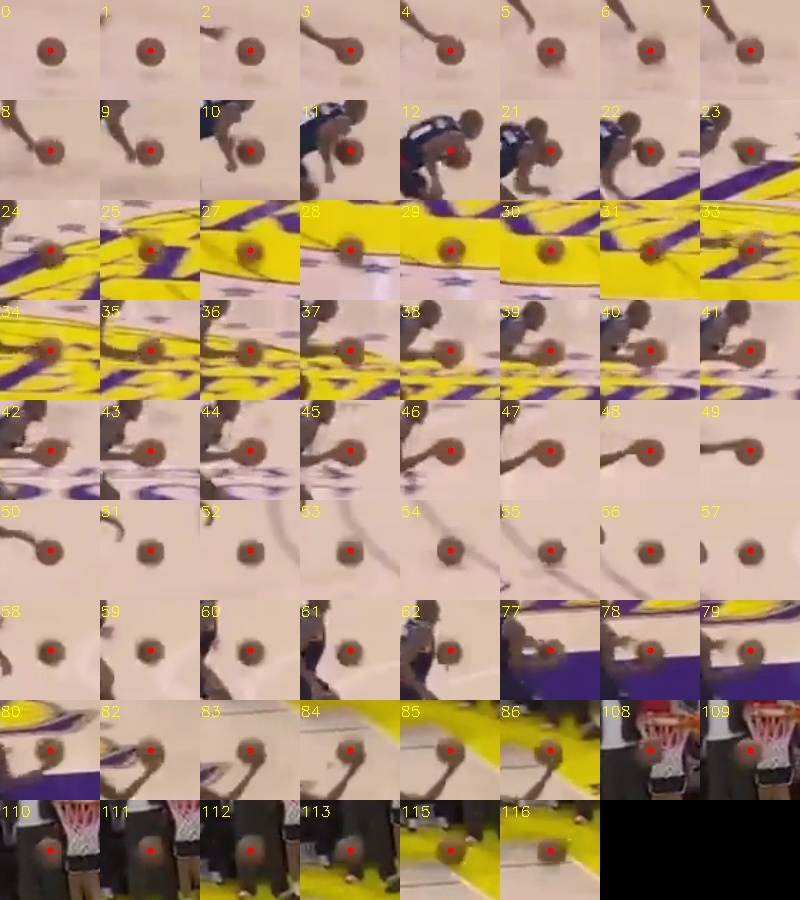
#> input picture evidence/nba-precision/observation_audit.jpg, 800 x 900 px
$ python -i motion.py   (imports and definitions only)
#> lines starting #> are read from the running program, lines starting #| are printed output that depends on the picture; after the words box and inside, x2 and y2 are one past the last pixel; in counts of white or black regions, pixels touching at a corner belong together
#> further down, picture is the input picture: shape (900, 800, 3); mean B, G, R 120.3, 148.3, 174.7
"""Estimate background motion; all matrices map previous pixels to current pixels."""

import cv2
import numpy as np


class CameraMotion:
    def __init__(self, enabled=True, width=640):
        self.enabled = enabled
        self.width = width
        self.previous = None
        self.mask = None

    def update(self, image, heads=(), ball=None):
#> called with heads = ()
        height, width = image.shape[:2]
#> height = 900; width = 800
        scale = min(1.0, self.width / width)
#> scale = 0.8
        gray = cv2.cvtColor(
            cv2.resize(image, (round(width * scale), round(height * scale))),
            cv2.COLOR_BGR2GRAY,
        )
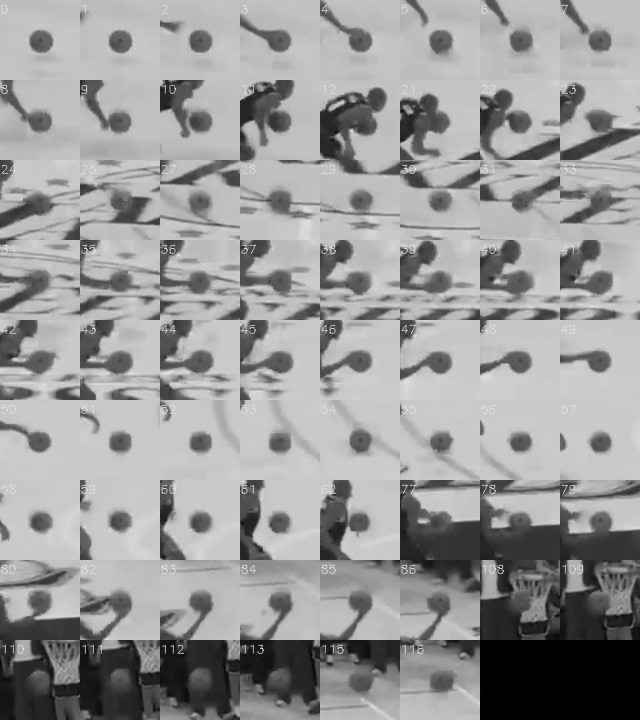
#> gray: shape (720, 640); min 0, max 227, mean 153
        mask = np.full(gray.shape, 255, np.uint8)
        h, w = gray.shape
#> h = 720; w = 640
        # Ignore broadcast graphics at the top and bottom edges.
        mask[: int(h * 0.15)] = 0
        mask[int(h * 0.85) :] = 0
        for center, radius in heads:
            x, y = np.asarray(center) * scale
            r = radius * scale
            cv2.rectangle(
                mask,
                (int(x - 2 * r), int(y - r)),
                (int(x + 2 * r), int(y + 7 * r)),
                0,
                -1,
            )
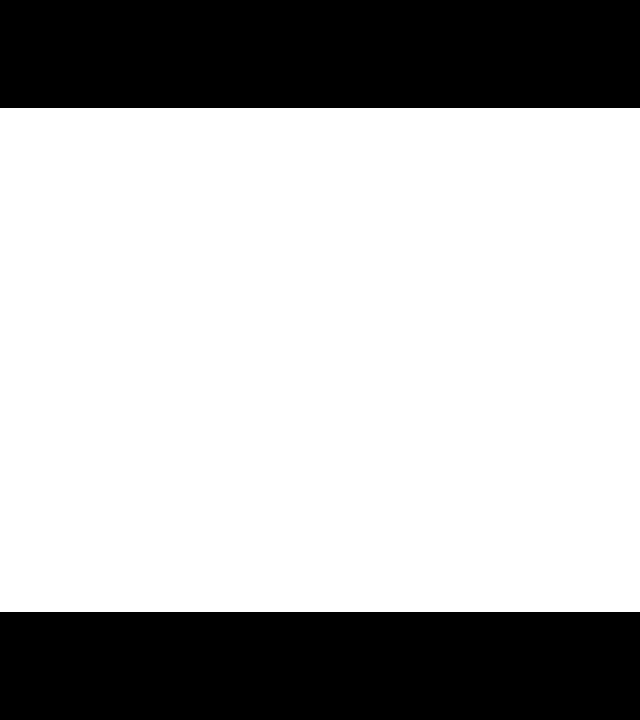
#> mask: shape (720, 640); 70% white; 2 black regions, box (x1, y1, x2, y2) and area: (0, 0, 640, 108) 69120, (0, 612, 640, 720) 69120
        if ball is not None:
            x1, y1, x2, y2 = np.asarray(ball) * scale
            cv2.rectangle(
                mask, (int(x1 - 10), int(y1 - 10)), (int(x2 + 10), int(y2 + 10)), 0, -1
            )
        previous, old_mask = self.previous, self.mask
        self.previous, self.mask = gray, mask
        if previous is None:
            return None, "initial"
        if previous.shape != gray.shape:
            return None, "reset"
        # Large appearance changes indicate a cut, including when compensation is disabled.
        hist1 = cv2.calcHist([previous], [0], None, [32], [0, 256])
        hist2 = cv2.calcHist([gray], [0], None, [32], [0, 256])
        cv2.normalize(hist1, hist1)
        cv2.normalize(hist2, hist2)
        if cv2.compareHist(hist1, hist2, cv2.HISTCMP_BHATTACHARYYA) > 0.55:
            return None, "cut"
        if not self.enabled:
            return np.eye(2, 3), "disabled"
        points = cv2.goodFeaturesToTrack(previous, 350, 0.01, 10, mask=old_mask)
        if points is None or len(points) < 12:
            return None, "unreliable"
        current, ok, _ = cv2.calcOpticalFlowPyrLK(
            previous, gray, points, None, winSize=(21, 21), maxLevel=3
        )
        if current is None:
            return None, "unreliable"
        back, back_ok, _ = cv2.calcOpticalFlowPyrLK(
            gray, previous, current, None, winSize=(21, 21), maxLevel=3
        )
        if back is None:
            return None, "unreliable"
        good = (
            (ok.ravel() == 1)
            & (back_ok.ravel() == 1)
            & (np.linalg.norm(points - back, axis=2).ravel() < 1.5)
        )
        xy = current.reshape(-1, 2)
        inside = (xy[:, 0] >= 0) & (xy[:, 0] < w) & (xy[:, 1] >= 0) & (xy[:, 1] < h)
        indices = np.flatnonzero(good & inside)
        indices = indices[
            mask[xy[indices, 1].astype(int), xy[indices, 0].astype(int)] > 0
        ]
        if len(indices) < 12:
            return None, "unreliable"
        before = points.reshape(-1, 2)[indices]
        after = xy[indices]
        matrix, inliers = cv2.estimateAffinePartial2D(
            before, after, method=cv2.RANSAC, ransacReprojThreshold=2, maxIters=1500
        )
        if matrix is None or inliers.sum() < 10 or inliers.mean() < 0.5:
            return None, "unreliable"
        kept = before[inliers.ravel().astype(bool)]
        # Reject a transform supported only by one small moving player.
        if np.ptp(kept[:, 0]) < w * 0.2 or np.ptp(kept[:, 1]) < h * 0.15:
            return None, "unreliable"
        zoom = np.linalg.norm(matrix[0, :2])
        angle = abs(np.arctan2(matrix[1, 0], matrix[0, 0]))
        if (
            not 0.9 < zoom < 1.1
            or angle > 0.12
            or np.linalg.norm(matrix[:, 2]) > w * 0.2
        ):
            return None, "unreliable"
        matrix[:, 2] /= scale
        return matrix, "ok"

>>> import cv2
>>> picture = cv2.imread('../evidence/nba-precision/observation_audit.jpg')
>>> result = CameraMotion().update(picture)
